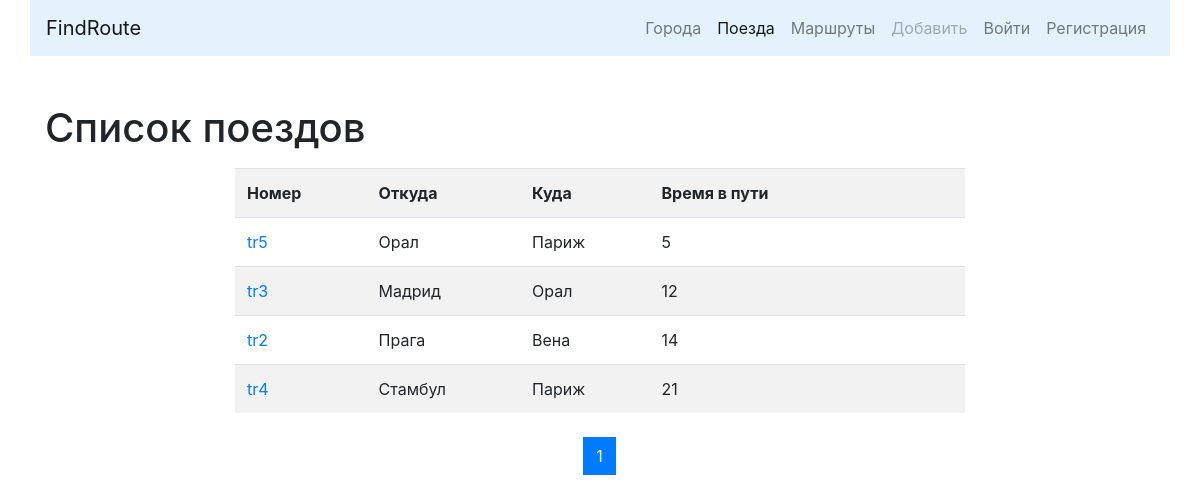
The app's page /trains/ with its own data.
### trains/models.py (models this page shows, shortened)
class Train(models.Model):
    name = models.CharField(max_length=50, unique=True, verbose_name='Номер поезда')
    travel_time = models.PositiveSmallIntegerField(verbose_name='Время пути')
    from_city = models.ForeignKey(City, on_delete=models.CASCADE,
                                  related_name='from_city_set',
                                  verbose_name='Из какого города'
                                  )
    to_city = models.ForeignKey(City, on_delete=models.CASCADE,
                                  related_name='to_city_set',
                                  verbose_name='В какой город'
                                  )
    class Meta:
        verbose_name = 'Поезд'
        verbose_name_plural = 'Поезда'
        ordering = ['travel_time']

### cities/models.py (models this page shows, shortened)
class City(models.Model):
    name = models.CharField(max_length=100, unique=True, verbose_name='Город')
    def __str__(self):
        return self.name
    class Meta:
        verbose_name = 'Город'
        verbose_name_plural = 'Города'
        ordering = ['name']

### trains/views.py (the view)
# urls.py: path('', TrainListView.as_view(), name='home'),
class TrainListView(ListView):
    paginate_by = 10
    model = Train
    template_name = 'trains/home.html'

### trains/templates/trains/home.html (shortened to what this page needs)
{% extends 'base.html' %}
{% block content %}
<h1>Список поездов</h1>
<div class="row ">
    <div class="col-md-8 mx-auto my-2">
        <table class="table table-striped">
            <tr>
                <th>Номер</th>
                <th>Откуда</th>
                <th>Куда</th>
                <th>Время в пути</th>
                <th>&nbsp;</th>
                <th>&nbsp;</th>
            </tr>
        {% for object in page_obj %}
            <tr>
                <td>
                    <a href="{% url 'trains:detail' pk=object.pk%}">{{object.name}}</a>
                </td>
                <td>{{object.from_city}}</td>
                <td>{{object.to_city}}</td>
                <td>{{object.travel_time}}</td>
                {% if user.is_authenticated%}
                <td>
                    <a href="{% url 'trains:update' pk=object.pk%}">
                        <button type="submit" class="btn btn-primary">Редактировать</button>
                    </a></td>
                <td>
                    <a href="{% url 'trains:delete' pk=object.pk%}">
                        <button type="submit" class="btn btn-danger">Удалить</button>
                    </a>
                </td>
                {% else %}
                <td>&nbsp;</td>
                <td>&nbsp;</td>
                {% endif %}
            </tr>
        {% endfor %}
        </table>
    </div>
</div>
<nav aria-label="Page navigation example">
  <ul class="pagination justify-content-center">
    {% for page in page_obj.paginator.page_range %}
        <li class="page-item {% if page == page_obj.number %} active {% endif %} ">
            <a class="page-link" href="?page={{page}}">
                {{ page }}
            </a>
        </li>
    {% endfor %}
  </ul>
</nav>
{% endblock %}

### records on screen
Train: name "tr5", from_city "Орал", to_city "Париж", travel_time "5"
Train: name "tr3", from_city "Мадрид", to_city "Орал", travel_time "12"
Train: name "tr2", from_city "Прага", to_city "Вена", travel_time "14"
Train: name "tr4", from_city "Стамбул", to_city "Париж", travel_time "21"

### other values on screen
{{ page }} "1"
